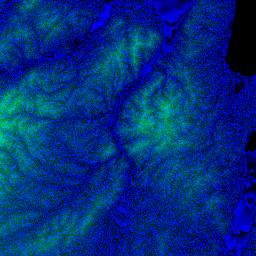
#> input picture raw_dem/10/921/372.png, 256 x 256 px; its folder holds only this picture in this run
$ python to_terrarium.py
#> lines starting #> are read from the running program, lines starting #| are printed output that depends on the picture; after the words box and inside, x2 and y2 are one past the last pixel; in counts of white or black regions, pixels touching at a corner belong together
#> in convert_one, img is the input picture: PIL image 256x256 RGB; mean R, G, B 0, 44.7, 125
import numpy as np
from PIL import Image
from pathlib import Path

# 入出力
IN_DIR = Path("raw_dem")
OUT_DIR = Path("terrarium")

# GSI dem_png の nodata（無効値）: RGB=(128,0,0)
NODATA_RGB = (128, 0, 0)

def gsi_dem_to_height_m(rgb: np.ndarray) -> np.ndarray:
    """
    GSI dem_png (RGB) -> height in meters (float32)
    rgb: HxWx3 uint8
    仕様:
      h = (R*256*256 + G*256 + B) * 0.01
      if R >= 128: h -= 167772.16
      nodata = (128,0,0)
    """
    r = rgb[..., 0].astype(np.int32)
#> r: shape (256, 256) int32; every value is 0
    g = rgb[..., 1].astype(np.int32)
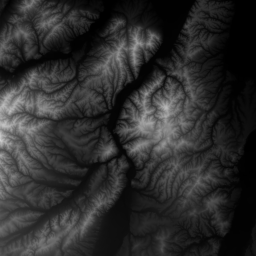
#> g: shape (256, 256) int32; min 0, max 209, mean 44.7
    b = rgb[..., 2].astype(np.int32)
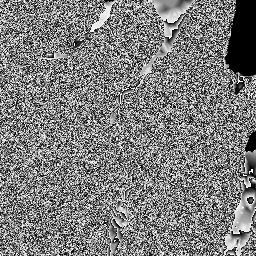
#> b: shape (256, 256) int32; min 0, max 255, mean 125

    v = (r * 256 * 256 + g * 256 + b).astype(np.float32) * 0.01
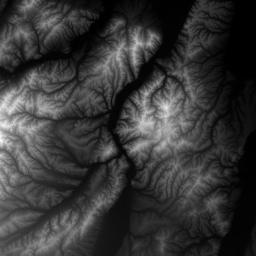
#> v: shape (256, 256) float32; min 0, max 536.4, mean 115.7; drawn with min black and max white
    # 符号付き補正（R>=128）
    v = np.where(r >= 128, v - 167772.16, v)

    # nodata マスク
    nodata = (r == NODATA_RGB[0]) & (g == NODATA_RGB[1]) & (b == NODATA_RGB[2])
#> nodata: shape (256, 256) bool; every value is 0
    return v, nodata

def height_m_to_terrarium_rgb(height_m: np.ndarray, nodata_mask: np.ndarray) -> np.ndarray:
    """
    height(m) -> Terrarium PNG RGB (uint8)
    Terrarium:
      v = h + 32768
      R = floor(v / 256)
      G = floor(v) % 256
      B = floor((v - floor(v)) * 256)
    nodata は 0m (v=32768) に落とす（見た目の破綻を抑える）
    """
    h = height_m.astype(np.float32)

    # nodata を 0m に置換（必要なら -32768 などに変えてもOK）
    h = np.where(nodata_mask, 0.0, h)

    v = h + 32768.0
    v_floor = np.floor(v)

    R = np.floor(v / 256.0).astype(np.int32)
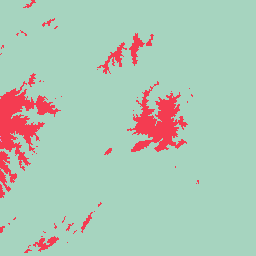
#> R: shape (256, 256) int32; 3 distinct labels, from 128 to 130; one colour per label, 0 black
    G = (v_floor.astype(np.int32) % 256)
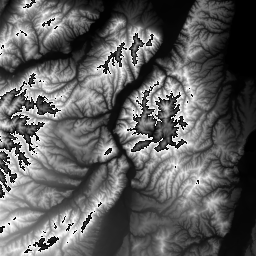
#> G: shape (256, 256) int32; min 0, max 255, mean 94.6
    B = np.floor((v - v_floor) * 256.0).astype(np.int32)
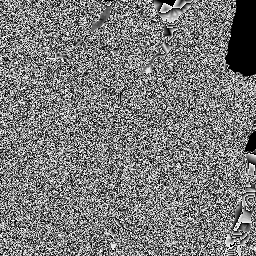
#> B: shape (256, 256) int32; min 0, max 253, mean 122.4

    out = np.stack([R, G, B], axis=-1)
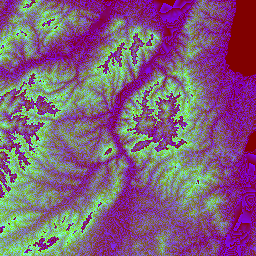
#> out: shape (256, 256, 3) int32; mean of channels 0, 1, 2 128.1, 94.6, 122.4; drawn as R, G, B

    # 範囲クリップ（安全策）
    out = np.clip(out, 0, 255).astype(np.uint8)
    return out

def convert_one(in_path: Path, out_path: Path):
    img = Image.open(in_path).convert("RGB")
    rgb = np.array(img, dtype=np.uint8)

    h_m, nodata = gsi_dem_to_height_m(rgb)
    out_rgb = height_m_to_terrarium_rgb(h_m, nodata)

    out_path.parent.mkdir(parents=True, exist_ok=True)
    Image.fromarray(out_rgb, mode="RGB").save(out_path, format="PNG", optimize=True)

def main():
    if not IN_DIR.exists():
        raise SystemExit(f"Input dir not found: {IN_DIR.resolve()}")

    files = list(IN_DIR.rglob("*.png"))
    if not files:
        raise SystemExit("No input PNG tiles found under raw_dem/")

    converted = 0
    for in_path in files:
        rel = in_path.relative_to(IN_DIR)  # z/x/y.png
        out_path = OUT_DIR / rel
        convert_one(in_path, out_path)
        converted += 1
#> pass 2 of the loop in main, `for in_path in files:`:
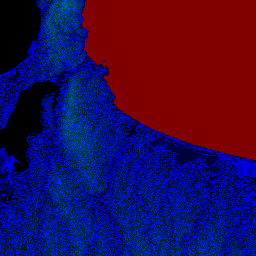
#> input picture raw_dem/10/922/372.png, 256 x 256 px
#> in convert_one, img is the input picture: PIL image 256x256 RGB; mean R, G, B 42.3, 11.7, 76.1
#> in gsi_dem_to_height_m (call 2), `r = rgb[..., 0].astype(np.int32)`:
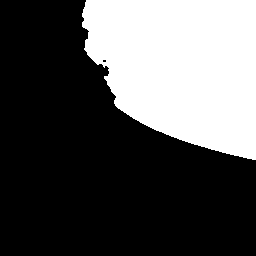
#> r: shape (256, 256) int32; values 0 (black) and 128 (white), 33.1% white; 1 white region, box (x1, y1, x2, y2) and area: (82, 0, 256, 160) 21683
#> R: shape (256, 256) int32; every value is 128
#> in height_m_to_terrarium_rgb (call 2), `out = np.stack([R, G, B], axis=-1)`:
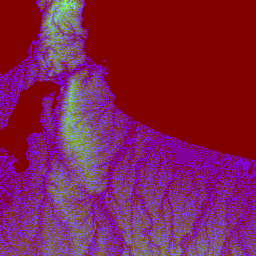
#> out: shape (256, 256, 3) int32; mean of channels 0, 1, 2 128, 30.5, 75.5; drawn as R, G, B
#> pass 3 of the loop in main, `for in_path in files:`:
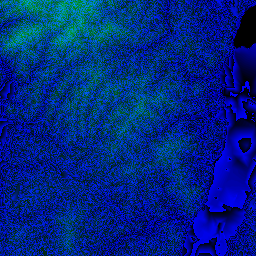
#> input picture raw_dem/11/1843/745.png, 256 x 256 px
#> in convert_one, img is the input picture: PIL image 256x256 RGB; mean R, G, B 0, 37.2, 128.5
#> in height_m_to_terrarium_rgb (call 3), `R = np.floor(v / 256.0).astype(np.int32)`:
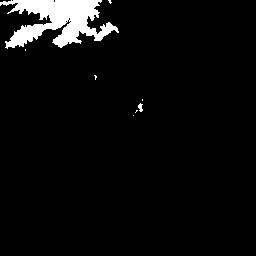
#> R: shape (256, 256) int32; values 128 (black) and 129 (white), 4.7% white; 8 white regions (6 under 20 px), largest, box (x1, y1, x2, y2) and area: (0, 0, 119, 49) 3013, (138, 103, 143, 112) 29
#> in height_m_to_terrarium_rgb (call 3), `out = np.stack([R, G, B], axis=-1)`:
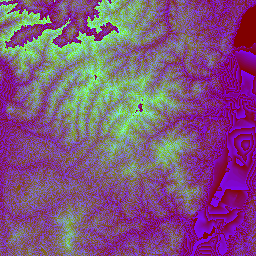
#> out: shape (256, 256, 3) int32; mean of channels 0, 1, 2 128, 84.1, 125.3; drawn as R, G, B
#> the loop made 4 passes; the first 3 are shown

    print(f"Converted: {converted} tiles")
    print(f"Output dir: {OUT_DIR.resolve()}")

if __name__ == "__main__":
    main()
